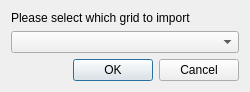
<?xml version="1.0" encoding="UTF-8"?>
<ui version="4.0">
 <class>CgnsZoneSelectDialog</class>
 <widget class="QDialog" name="CgnsZoneSelectDialog">
  <property name="geometry">
   <rect>
    <x>0</x>
    <y>0</y>
    <width>250</width>
    <height>91</height>
   </rect>
  </property>
  <property name="windowTitle">
   <string>Select grid to import</string>
  </property>
  <layout class="QVBoxLayout" name="verticalLayout">
   <item>
    <widget class="QLabel" name="label">
     <property name="text">
      <string>Please select which grid to import</string>
     </property>
    </widget>
   </item>
   <item>
    <widget class="QComboBox" name="comboBox"/>
   </item>
   <item>
    <spacer name="verticalSpacer">
     <property name="orientation">
      <enum>Qt::Vertical</enum>
     </property>
     <property name="sizeHint" stdset="0">
      <size>
       <width>20</width>
       <height>0</height>
      </size>
     </property>
    </spacer>
   </item>
   <item>
    <widget class="QDialogButtonBox" name="buttonBox">
     <property name="orientation">
      <enum>Qt::Horizontal</enum>
     </property>
     <property name="standardButtons">
      <set>QDialogButtonBox::Cancel|QDialogButtonBox::Ok</set>
     </property>
    </widget>
   </item>
  </layout>
 </widget>
 <resources/>
 <connections>
  <connection>
   <sender>buttonBox</sender>
   <signal>accepted()</signal>
   <receiver>CgnsZoneSelectDialog</receiver>
   <slot>accept()</slot>
   <hints>
    <hint type="sourcelabel">
     <x>248</x>
     <y>254</y>
    </hint>
    <hint type="destinationlabel">
     <x>157</x>
     <y>274</y>
    </hint>
   </hints>
  </connection>
  <connection>
   <sender>buttonBox</sender>
   <signal>rejected()</signal>
   <receiver>CgnsZoneSelectDialog</receiver>
   <slot>reject()</slot>
   <hints>
    <hint type="sourcelabel">
     <x>316</x>
     <y>260</y>
    </hint>
    <hint type="destinationlabel">
     <x>286</x>
     <y>274</y>
    </hint>
   </hints>
  </connection>
 </connections>
</ui>
